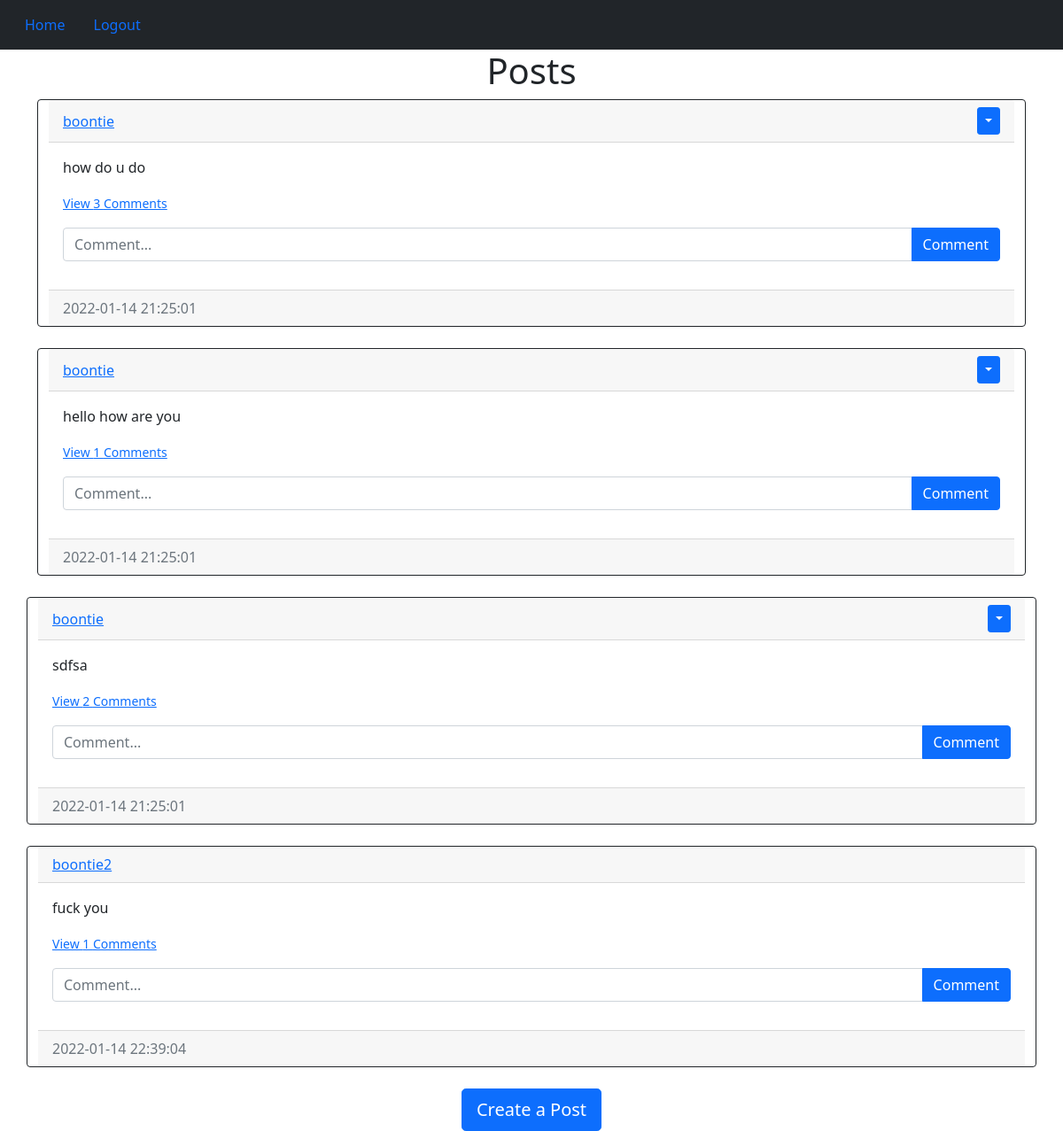
Screenshot of /home (signed in) with the database file from the repository.
### website/models.py (models this page shows)
class Post(db.Model):
    id = db.Column(db.Integer, primary_key=True)
    text = db.Column(db.Text, nullable=False)
    date_created = db.Column(db.DateTime(timezone=True), default=func.now())
    author = db.Column(db.Integer, db.ForeignKey("user.id", ondelete="CASCADE"), nullable=False)
    comments = db.relationship("Comment", backref="post", passive_deletes=True)

class User(db.Model, UserMixin):
    id = db.Column(db.Integer, primary_key=True)
    email = db.Column(db.String(150), unique=True)
    username = db.Column(db.String(150), unique=True)
    password = db.Column(db.String(150))
    date_created = db.Column(db.DateTime(timezone=True), default=func.now())
    post = db.relationship("Post", backref="user", passive_deletes=True)
    comments = db.relationship("Comment", backref="user", passive_deletes=True)

### website/views.py (the view)
@views.route("/")
@views.route("/home")
@login_required
def home():
    posts = Post.query.all()
    return render_template("home.html", user=current_user, posts=posts)

### website/__init__.py (called while the page is built)
def create_app():
    app = Flask(__name__)
    app.config['SECRET_KEY'] = "helloworld"
    app.config['SQLALCHEMY_DATABASE_URI'] = f"sqlite:///{DB_NAME}"
    db.init_app(app)
    from .views import views
    from .auth import auth
    app.register_blueprint(views, url_prefix="/")
    app.register_blueprint(auth, url_prefix="/")
    from .models import User, Post, Comment
    create_database(app)
    login_manager = LoginManager()
    login_manager.login_view = "auth.login"
    login_manager.init_app(app)
    @login_manager.user_loader
    def load_user(id):
        return User.query.get(int(id))
    return app

### website/templates/home.html (shortened to what this page needs)
{% extends "post_div.html" %}

### website/templates/post_div.html (shortened to what this page needs)
{% extends "base.html" %}
{% block content %}
    <h1 align="center">{% block header %}Posts{% endblock %}</h1>
    <div id="posts" >
        {% for post in posts %}
            <div class="card border-dark mb-4 container">
                <div class="card-header d-flex justify-content-between align-items-center">
                    <a href="/posts/{{post.user.username}}">{{post.user.username}}</a>
                    {% if user.id == post.author %}
                    <div class="btn-group">
                        <button type="button" class="btn btn-sm btn-primary dropdown-toggle" data-bs-toggle="dropdown"></button>
                    </div>
                    {% endif %}
                </div>
                <div class="card-body">
                    <div class="card-text">
                        <div class="mb-3">
                            {{post.text}}
                        </div>
                        <p class="card-text">
                            {% if post.comments|length > 0 %}
                                <a role="button" href="#comments-{{post.id}}" data-bs-toggle="collapse">
                                    <small>View {{post.comments|length}} Comments</small>
                                </a>
                            {% else %}
                                <small class="text-muted">No Comment's.</small>
                            {% endif %}
                        </p>
                        <form class="input-group mb-3" method="POST" action="/create-comment/{{post.id}}">
                            <input type="text" id="text" name="text" class="form-control" placeholder="Comment..." />
                            <button type="submit" class="btn btn-primary">Comment</button>
                        </form>
                    </div>
                </div>
                <div class="card-footer text-muted">
                    {{post.user.date_created}}
                </div>
            </div>
        </div>
        {% endfor %}
        {% block footer %}
        <div align="center">
            <a href="/create-post"><button type="button" class="btn btn-primary btn-lg">Create a Post</button></a>
        </div>
        {% endblock %}
{% endblock %}

### website/templates/base.html (shortened to what this page needs)
<!DOCTYPE html>
<html lang="en">
<head>
    <link href="https://cdn.jsdelivr.net/npm/bootstrap@5.1.3/dist/css/bootstrap.min.css" rel="stylesheet">
</head>
<body>
    <nav class="navbar navbar-expand-lg navbar-dark bg-dark">
        <div class="container-fluid">
            <div class="collapse navbar-collapse" id="navbar">
                <a class="nav-item nav-link" href="/home">Home</a>
                {% if user.is_authenticated %}
                <a class="nav-item nav-link" href="/logout">Logout</a>
                {% else %}
                    <a class="nav-item nav-link" href="/login">Login</a>
                    <a class="nav-item nav-link" href="/sign-up">Sign Up</a>
                {% endif %}
            </div>
        </div>
    </nav>
    <div class="container">
        {% block content %}{% endblock %}
</body>
</html>

### rows the page displays
Post: user.username "boontie", text "how do u do", comments|length "3", user.date_created "2022-01-14 21:25:01"
Post: user.username "boontie", text "hello how are you", comments|length "1", user.date_created "2022-01-14 21:25:01"
Post: user.username "boontie", text "sdfsa", comments|length "2", user.date_created "2022-01-14 21:25:01"
Post: user.username "boontie2", text "fuck you", comments|length "1", user.date_created "2022-01-14 22:39:04"
